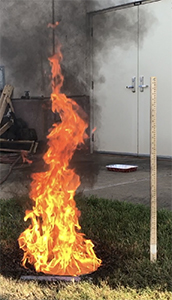
#> input picture IMG_7298sm.jpg, 172 x 300 px
$ python test.py
#> lines starting #> are read from the running program, lines starting #| are printed output that depends on the picture; after the words box and inside, x2 and y2 are one past the last pixel; in counts of white or black regions, pixels touching at a corner belong together
import cv2
import imutils
import numpy as np
import matplotlib
img = cv2.imread('IMG_7298sm.jpg',1)
#> img is the input picture: shape (300, 172, 3); mean B, G, R 90.3, 110.4, 128.4
dim = (172, 300)
img2 = cv2.resize(img, dim)
img5 = img2
while (1):
    hsv = cv2.cvtColor(img2, cv2.COLOR_BGR2HSV)
#> hsv: shape (300, 172, 3); mean H, S, V 28, 69.9, 129.1
    lower_value1 = np.array([5,121,210])
    upper_value1 = np.array([25,171,255])

    lower_value3 = np.array([0,164,133])
    upper_value3 = np.array([30,255,255])


    mask_color1 = cv2.inRange(hsv, lower_value1, upper_value1)
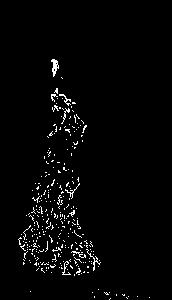
#> mask_color1: shape (300, 172); 2.5% white in thin lines or dots, all inside (x1, y1, x2, y2) = (18, 59, 150, 300)
    mask_color3 = cv2.inRange(hsv, lower_value3, upper_value3)
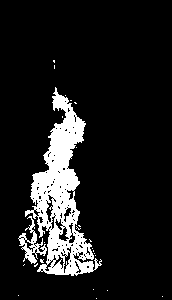
#> mask_color3: shape (300, 172); 11.5% white; 25 white regions (23 under 20 px)
    mask = mask_color1 + mask_color3
    res = cv2.bitwise_and(img2,img2, mask= mask)
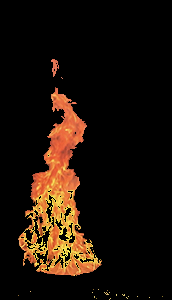
#> res: shape (300, 172, 3); mean B, G, R 8.4, 17.4, 28.8
    contours = cv2.findContours(mask, cv2.RETR_EXTERNAL, cv2.CHAIN_APPROX_SIMPLE)
#> contours = 23 contours, 21 with area under 20; largest, box (x1, y1, x2, y2) and area: (18, 87, 102, 276) 7027, (51, 59, 59, 77) 59
    cnts = imutils.grab_contours(contours)
#> cnts has the same summary as contours
   # [11 lines of commented-out code are left out]
    cv2.imshow('IMG_7298sm.jpg', img2)
    cv2.imshow("mask", mask)
    cv2.imshow("bitwise", res)
    key = cv2.waitKey(1) & 0xFF
#> (key q is pressed here)

    if key == ord('q'):
        break
